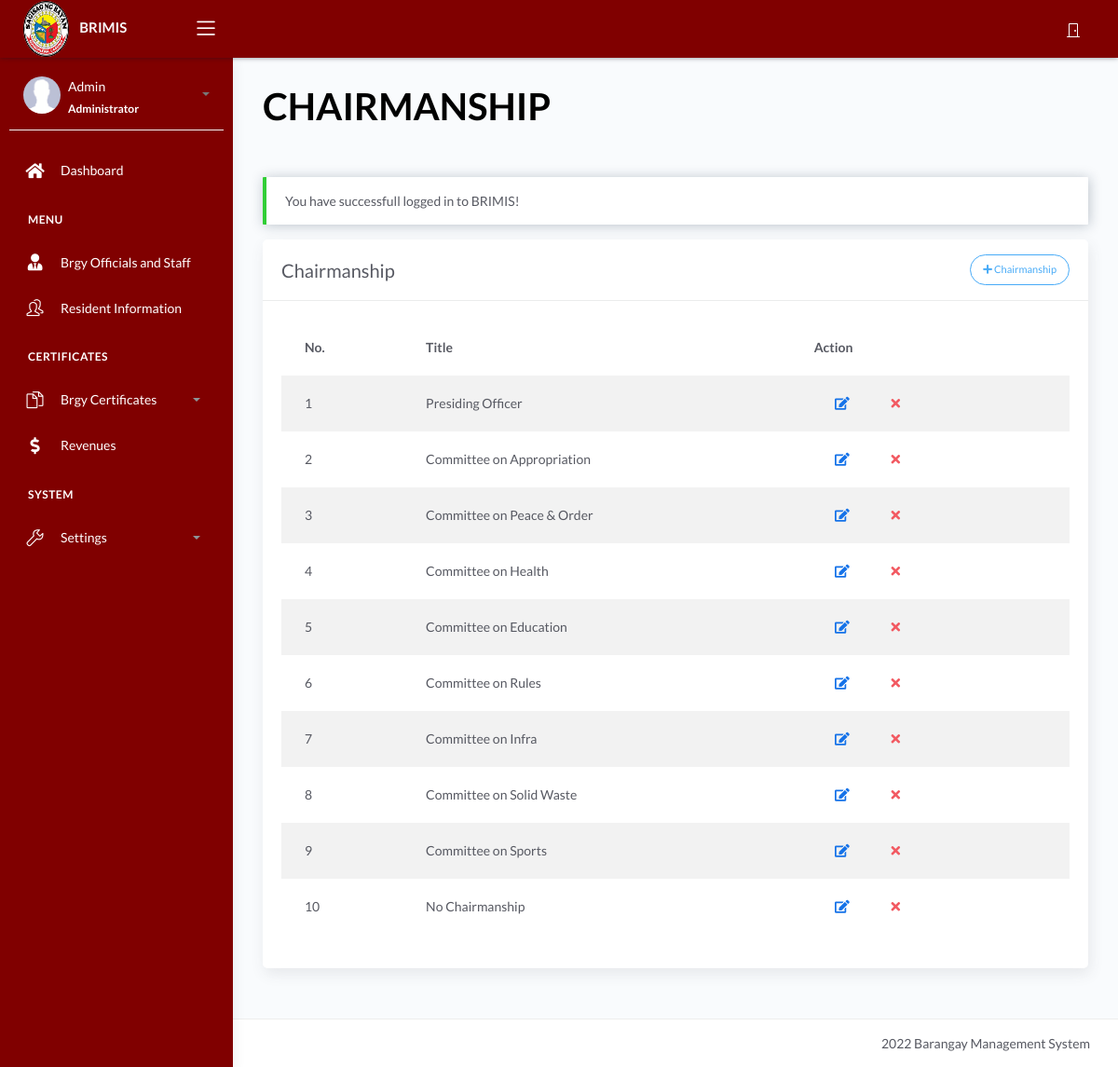
Page /chairmanship.php (signed in) on the committed database.
### tables this page shows
CREATE TABLE `tblchairmanship` (
  `id` int(11) NOT NULL,
  `title` varchar(100) DEFAULT NULL
);

### model/fetch_brgy_info.php (called while the page is built, shortened)
<?php
	$chair_q = "SELECT * FROM tblchairmanship";
	$res_q = $conn->query($chair_q);
	$chair = array();
	while($row = $res_q->fetch_assoc()){
		$chair[] = $row;
	}
?>

### chairmanship.php (the view, shortened to what this page needs)
	<?php include 'server/server.php' ?>
<?php
$query = "SELECT * FROM tblchairmanship";
$result = $conn->query($query);
?>
<!DOCTYPE html>
<html lang="en">
<head>
	<?php include 'templates/header.php' ?>
</head>
<body>
	<div class="wrapper">
		<?php include 'templates/main-header.php' ?>
		<?php include 'templates/sidebar.php' ?>
		<div class="main-panel">
			<div class="content">
					<div class="page-inner" style="color:black">
						<div class="d-flex align-items-left align-items-md-center flex-column flex-md-row">
							<div>
								<h2 class="text-black fw-bold" style="font-size:40px ">CHAIRMANSHIP</h2>
							</div>
						</div>
					</div>
				<div class="page-inner">
					<div class="row mt--2">
						<div class="col-md-12">
                            <?php if(isset($_SESSION['message'])): ?>
                                <div class="alert alert-<?php echo $_SESSION['success']; ?><?= $_SESSION['success']=='danger' ? 'bg-danger text-light' : null ?>" role="alert">
                                    <?php echo $_SESSION['message']; ?>
                                </div>
                            <?php endif ?>
                            <div class="card">
								<div class="card-header">
									<div class="card-head-row">
										<div class="card-title">Chairmanship</div>
										<div class="card-tools">
											<a href="#add" data-toggle="modal" class="btn btn-info btn-border btn-round btn-sm">
												<i class="fa fa-plus"></i>
												Chairmanship
											</a>
										</div>
									</div>
								</div>
								<div class="card-body">
									<div class="table-responsive">
										<table class="table table-striped">
											<thead>
												<tr>
													<th scope="col">No.</th>
													<th scope="col">Title</th>
													<th scope="col">Action</th>
												</tr>
											</thead>
											<tbody>
												<?php if(!empty($chair)): ?>
													<?php $no=1; foreach($chair as $row): ?>
													<tr>
														<td><?= $no ?></td>
														<td><?= $row['title'] ?></td>
														<td>
															<div class="form-button-action">
																<a type="button" href="#edit" data-toggle="modal" class="btn btn-link btn-primary"
																	title="Edit Title" onclick="editChair(this)" data-title="<?= $row['title'] ?>" data-id="<?= $row['id'] ?>">
																	<i class="fa fa-edit"></i>
																</a>
																<a type="button" data-toggle="tooltip" href="model/remove_chair.php?id=<?= $row['id'] ?>" onclick="return confirm('Are you sure you want to delete this title?');"
																	class="btn btn-link btn-danger" data-original-title="Remove">
																	<i class="fa fa-times"></i>
																</a>
															</div>
														</td>
													</tr>
													<?php $no++; endforeach ?>
												<?php else: ?>
													<tr>
														<td colspan="3" class="text-center">No Available Data</td>
													</tr>
												<?php endif ?>
											</tbody>
										</table>
									</div>
								</div>
							</div>
						</div>
					</div>
				</div>
			</div>
			<?php include 'templates/main-footer.php' ?>
		</div>
</body>
</html>

### rows in the picture
tblchairmanship: title "Presiding Officer"
tblchairmanship: title "Committee on Appropriation"
tblchairmanship: title "Committee on Peace & Order"
tblchairmanship: title "Committee on Health"
tblchairmanship: title "Committee on Education"
tblchairmanship: title "Committee on Rules"
tblchairmanship: title "Committee on Infra"
tblchairmanship: title "Committee on Solid Waste"
tblchairmanship: title "Committee on Sports"
tblchairmanship: title "No Chairmanship"

### other values in the picture
$_SESSION['username'] "Admin"
$_SESSION['role'] "Administrator"
$_SESSION['message'] "You have successfull logged in to BRIMIS!"
